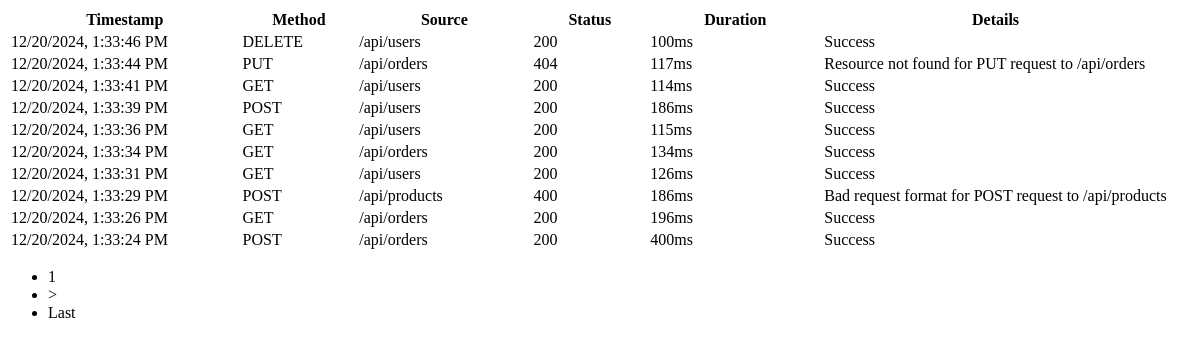
Before: /api/event-rows/ with the older database file.
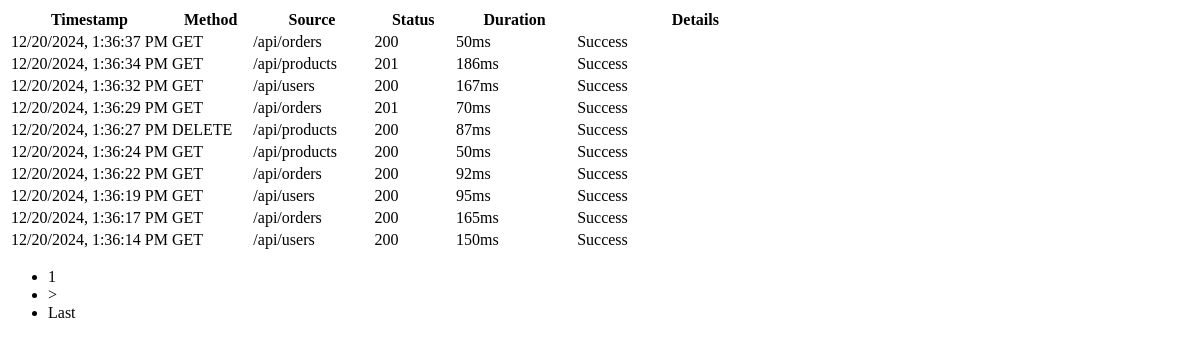
After: the same page with the newer database file.
### events/models.py (models this page shows, shortened)
class Event(models.Model):
    HTTP_METHODS = ["GET", "POST", "PUT", "DELETE"]
    method = models.CharField(
        max_length=10,
        choices=[(m, m) for m in HTTP_METHODS],
        help_text="HTTP method used for the request",
    )
    source = models.CharField(
        max_length=100,
    )
    timestamp = models.DateTimeField(auto_now_add=True)
    duration_ms = models.IntegerField()
    status_code = models.IntegerField()
    request_id = models.UUIDField(
        default=uuid.uuid4, unique=True, help_text="Unique identifier for the request"
    )
    metadata = models.JSONField(default=dict)
    class Meta:
        ordering = ["-timestamp"]
        indexes = [
            models.Index(fields=["-timestamp"]),
            models.Index(fields=["status_code"]),
            models.Index(fields=["method"]),
        ]

### events/views.py (the view)
# urls.py: path('api/event-rows/', views.table_rows, name='table_rows'),
def table_rows(request):
    page_number = request.GET.get("page", 1)
    paginator = Paginator(Event.objects.all().order_by("-timestamp"), 10)
    events = paginator.get_page(page_number)
    return render(request, "dashboard/table/base.html", {"events": events})

### events/templates/dashboard/table/base.html (shortened to what this page needs)
<div class="card-body table-responsive">
    <table class="table table-hover">
        <thead>
            <tr>
                <th style="width: 20%">Timestamp</th>
                <th style="width: 10%">Method</th>
                <th style="width: 15%">Source</th>
                <th style="width: 10%">Status</th>
                <th style="width: 15%">Duration</th>
                <th style="width: 30%">Details</th>
            </tr>
        </thead>
        <tbody>
            {% for event in events %}
            <tr>
                <td style="width: 20%">{{ event.timestamp|date:"m/d/Y, g:i:s A" }}</td>
                <td style="width: 10%">{{ event.method }}</td>
                <td style="width: 15%">{{ event.source }}</td>
                <td style="width: 10%">{{ event.status_code }}</td>
                <td style="width: 15%">{{ event.duration_ms }}ms</td>
                <td style="width: 30%">
                    {% if event.status_code >= 400 %}
                        {{ event.metadata.error_message }}
                    {% else %}
                        Success
                    {% endif %}
                </td>
            </tr>
            {% endfor %}
        </tbody>
    </table>
    {% if events %}
    <nav aria-label="Event list navigation">
        <ul class="pagination justify-content-center m-0">
            <li class="page-item active" aria-current="page">
                <a class="page-link">{{ events.number }}</a>
            </li>
            {% if events.has_next %}
            <li class="page-item">
                <a class="page-link"
                   hx-get="{% url 'table_rows' %}?page={{ events.next_page_number }}"
                   hx-target="#event-table-container"
                   aria-label="Next">
                    &gt;
                </a>
            </li>
            <li class="page-item">
                <a class="page-link"
                   hx-get="{% url 'table_rows' %}?page={{ events.paginator.num_pages }}"
                   hx-target="#event-table-container"
                   aria-label="Last">
                    Last
                </a>
            </li>
            {% endif %}
        </ul>
    </nav>
    {% endif %}
</div>

Changed rows visible on the page:
no longer on this page (row unchanged): Event: timestamp "12/20/2024, 1:33:46 PM", method "DELETE", source "/api/users", status_code "200", duration_ms "100", shows "Success"
no longer on this page (row unchanged): Event: timestamp "12/20/2024, 1:33:44 PM", method "PUT", source "/api/orders", status_code "404", duration_ms "117", metadata.error_message "Resource not found for PUT request to /api/orders"
no longer on this page (row unchanged): Event: timestamp "12/20/2024, 1:33:41 PM", method "GET", source "/api/users", status_code "200", duration_ms "114", shows "Success"
no longer on this page (row unchanged): Event: timestamp "12/20/2024, 1:33:39 PM", method "POST", source "/api/users", status_code "200", duration_ms "186", shows "Success"
no longer on this page (row unchanged): Event: timestamp "12/20/2024, 1:33:36 PM", method "GET", source "/api/users", status_code "200", duration_ms "115", shows "Success"
no longer on this page (row unchanged): Event: timestamp "12/20/2024, 1:33:34 PM", method "GET", source "/api/orders", status_code "200", duration_ms "134", shows "Success"
no longer on this page (row unchanged): Event: timestamp "12/20/2024, 1:33:31 PM", method "GET", source "/api/users", status_code "200", duration_ms "126", shows "Success"
no longer on this page (row unchanged): Event: timestamp "12/20/2024, 1:33:29 PM", method "POST", source "/api/products", status_code "400", duration_ms "186", metadata.error_message "Bad request format for POST request to /api/products"
no longer on this page (row unchanged): Event: timestamp "12/20/2024, 1:33:26 PM", method "GET", source "/api/orders", status_code "200", duration_ms "196", shows "Success"
no longer on this page (row unchanged): Event: timestamp "12/20/2024, 1:33:24 PM", method "POST", source "/api/orders", status_code "200", duration_ms "400", shows "Success"
added Event: timestamp "12/20/2024, 1:36:37 PM", method "GET", source "/api/orders", status_code "200", duration_ms "50", shows "Success"
added Event: timestamp "12/20/2024, 1:36:34 PM", method "GET", source "/api/products", status_code "201", duration_ms "186", shows "Success"
added Event: timestamp "12/20/2024, 1:36:32 PM", method "GET", source "/api/users", status_code "200", duration_ms "167", shows "Success"
added Event: timestamp "12/20/2024, 1:36:29 PM", method "GET", source "/api/orders", status_code "201", duration_ms "70", shows "Success"
added Event: timestamp "12/20/2024, 1:36:27 PM", method "DELETE", source "/api/products", status_code "200", duration_ms "87", shows "Success"
added Event: timestamp "12/20/2024, 1:36:24 PM", method "GET", source "/api/products", status_code "200", duration_ms "50", shows "Success"
added Event: timestamp "12/20/2024, 1:36:22 PM", method "GET", source "/api/orders", status_code "200", duration_ms "92", shows "Success"
added Event: timestamp "12/20/2024, 1:36:19 PM", method "GET", source "/api/users", status_code "200", duration_ms "95", shows "Success"
added Event: timestamp "12/20/2024, 1:36:17 PM", method "GET", source "/api/orders", status_code "200", duration_ms "165", shows "Success"
added Event: timestamp "12/20/2024, 1:36:14 PM", method "GET", source "/api/users", status_code "200", duration_ms "150", shows "Success"
